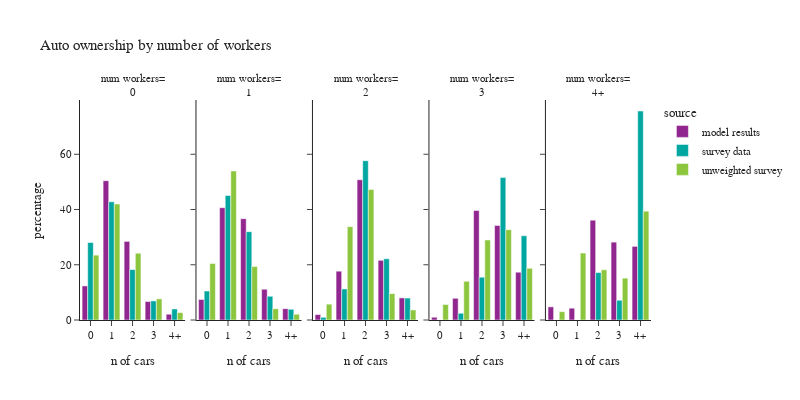

Here is the notebook cell this chart was saved with:
### Code cell
plot_auto(hh_data,'num_workers_simple','number of workers','num workers')

### Figure 1 — Plotly figure (JSON) as saved in the notebook; plotly's stock layout.template omitted (floating-point values rounded to 4 significant figures)
{"data": [{"alignmentgroup": "True", "hovertemplate": "source=model results<br>num_workers_simple=0<br>auto_ownership_simple=%{x}<br>percentage=%{y}<extra></extra>", "legendgroup": "model results", "marker": {"color": "#91268F", "pattern": {"shape": ""}}, "name": "model results", "offsetgroup": "model results", "orientation": "v", "showlegend": true, "textposition": "auto", "type": "bar", "x": ["0", "1", "2", "3", "4+"], "xaxis": "x", "y": [12.33, 50.43, 28.46, 6.691, 2.087], "yaxis": "y"}, {"alignmentgroup": "True", "hovertemplate": "source=model results<br>num_workers_simple=1<br>auto_ownership_simple=%{x}<br>percentage=%{y}<extra></extra>", "legendgroup": "model results", "marker": {"color": "#91268F", "pattern": {"shape": ""}}, "name": "model results", "offsetgroup": "model results", "orientation": "v", "showlegend": false, "textposition": "auto", "type": "bar", "x": ["0", "1", "2", "3", "4+"], "xaxis": "x2", "y": [7.43, 40.65, 36.67, 11.15, 4.102], "yaxis": "y2"}, {"alignmentgroup": "True", "hovertemplate": "source=model results<br>num_workers_simple=2<br>auto_ownership_simple=%{x}<br>percentage=%{y}<extra></extra>", "legendgroup": "model results", "marker": {"color": "#91268F", "pattern": {"shape": ""}}, "name": "model results", "offsetgroup": "model results", "orientation": "v", "showlegend": false, "textposition": "auto", "type": "bar", "x": ["0", "1", "2", "3", "4+"], "xaxis": "x3", "y": [1.955, 17.67, 50.76, 21.61, 8.008], "yaxis": "y3"}, {"alignmentgroup": "True", "hovertemplate": "source=model results<br>num_workers_simple=3<br>auto_ownership_simple=%{x}<br>percentage=%{y}<extra></extra>", "legendgroup": "model results", "marker": {"color": "#91268F", "pattern": {"shape": ""}}, "name": "model results", "offsetgroup": "model results", "orientation": "v", "showlegend": false, "textposition": "auto", "type": "bar", "x": ["0", "1", "2", "3", "4+"], "xaxis": "x4", "y": [1.003, 7.836, 39.63, 34.22, 17.32], "yaxis": "y4"}, {"alignmentgroup": "True", "hovertemplate": "source=model results<br>num_workers_simple=4+<br>auto_ownership_simple=%{x}<br>percentage=%{y}<extra></extra>", "legendgroup": "model results", "marker": {"color": "#91268F", "pattern": {"shape": ""}}, "name": "model results", "offsetgroup": "model results", "orientation": "v", "showlegend": false, "textposition": "auto", "type": "bar", "x": ["0", "1", "2", "3", "4+"], "xaxis": "x5", "y": [4.759, 4.269, 36.13, 28.19, 26.65], "yaxis": "y5"}, {"alignmentgroup": "True", "hovertemplate": "source=survey data<br>num_workers_simple=0<br>auto_ownership_simple=%{x}<br>percentage=%{y}<extra></extra>", "legendgroup": "survey data", "marker": {"color": "#00A7A0", "pattern": {"shape": ""}}, "name": "survey data", "offsetgroup": "survey data", "orientation": "v", "showlegend": true, "textposition": "auto", "type": "bar", "x": ["0", "1", "2", "3", "4+"], "xaxis": "x", "y": [28.04, 42.8, 18.25, 6.913, 3.995], "yaxis": "y"}, {"alignmentgroup": "True", "hovertemplate": "source=survey data<br>num_workers_simple=1<br>auto_ownership_simple=%{x}<br>percentage=%{y}<extra></extra>", "legendgroup": "survey data", "marker": {"color": "#00A7A0", "pattern": {"shape": ""}}, "name": "survey data", "offsetgroup": "survey data", "orientation": "v", "showlegend": false, "textposition": "auto", "type": "bar", "x": ["0", "1", "2", "3", "4+"], "xaxis": "x2", "y": [10.48, 45.08, 31.97, 8.582, 3.877], "yaxis": "y2"}, {"alignmentgroup": "True", "hovertemplate": "source=survey data<br>num_workers_simple=2<br>auto_ownership_simple=%{x}<br>percentage=%{y}<extra></extra>", "legendgroup": "survey data", "marker": {"color": "#00A7A0", "pattern": {"shape": ""}}, "name": "survey data", "offsetgroup": "survey data", "orientation": "v", "showlegend": false, "textposition": "auto", "type": "bar", "x": ["0", "1", "2", "3", "4+"], "xaxis": "x3", "y": [0.9718, 11.24, 57.67, 22.17, 7.946], "yaxis": "y3"}, {"alignmentgroup": "True", "hovertemplate": "source=survey data<br>num_workers_simple=3<br>auto_ownership_simple=%{x}<br>percentage=%{y}<extra></extra>", "legendgroup": "survey data", "marker": {"color": "#00A7A0", "pattern": {"shape": ""}}, "name": "survey data", "offsetgroup": "survey data", "orientation": "v", "showlegend": false, "textposition": "auto", "type": "bar", "x": ["0", "1", "2", "3", "4+"], "xaxis": "x4", "y": [0.0, 2.422, 15.51, 51.56, 30.51], "yaxis": "y4"}, {"alignmentgroup": "True", "hovertemplate": "source=survey data<br>num_workers_simple=4+<br>auto_ownership_simple=%{x}<br>percentage=%{y}<extra></extra>", "legendgroup": "survey data", "marker": {"color": "#00A7A0", "pattern": {"shape": ""}}, "name": "survey data", "offsetgroup": "survey data", "orientation": "v", "showlegend": false, "textposition": "auto", "type": "bar", "x": ["0", "1", "2", "3", "4+"], "xaxis": "x5", "y": [0.0, 0.0, 17.19, 7.152, 75.66], "yaxis": "y5"}, {"alignmentgroup": "True", "hovertemplate": "source=unweighted survey<br>num_workers_simple=0<br>auto_ownership_simple=%{x}<br>percentage=%{y}<extra></extra>", "legendgroup": "unweighted survey", "marker": {"color": "#8CC63E", "pattern": {"shape": ""}}, "name": "unweighted survey", "offsetgroup": "unweighted survey", "orientation": "v", "showlegend": true, "textposition": "auto", "type": "bar", "x": ["0", "1", "2", "3", "4+"], "xaxis": "x", "y": [23.48, 41.99, 24.18, 7.662, 2.687], "yaxis": "y"}, {"alignmentgroup": "True", "hovertemplate": "source=unweighted survey<br>num_workers_simple=1<br>auto_ownership_simple=%{x}<br>percentage=%{y}<extra></extra>", "legendgroup": "unweighted survey", "marker": {"color": "#8CC63E", "pattern": {"shape": ""}}, "name": "unweighted survey", "offsetgroup": "unweighted survey", "orientation": "v", "showlegend": false, "textposition": "auto", "type": "bar", "x": ["0", "1", "2", "3", "4+"], "xaxis": "x2", "y": [20.47, 53.96, 19.36, 4.118, 2.09], "yaxis": "y2"}, {"alignmentgroup": "True", "hovertemplate": "source=unweighted survey<br>num_workers_simple=2<br>auto_ownership_simple=%{x}<br>percentage=%{y}<extra></extra>", "legendgroup": "unweighted survey", "marker": {"color": "#8CC63E", "pattern": {"shape": ""}}, "name": "unweighted survey", "offsetgroup": "unweighted survey", "orientation": "v", "showlegend": false, "textposition": "auto", "type": "bar", "x": ["0", "1", "2", "3", "4+"], "xaxis": "x3", "y": [5.738, 33.79, 47.27, 9.563, 3.643], "yaxis": "y3"}, {"alignmentgroup": "True", "hovertemplate": "source=unweighted survey<br>num_workers_simple=3<br>auto_ownership_simple=%{x}<br>percentage=%{y}<extra></extra>", "legendgroup": "unweighted survey", "marker": {"color": "#8CC63E", "pattern": {"shape": ""}}, "name": "unweighted survey", "offsetgroup": "unweighted survey", "orientation": "v", "showlegend": false, "textposition": "auto", "type": "bar", "x": ["0", "1", "2", "3", "4+"], "xaxis": "x4", "y": [5.607, 14.02, 28.97, 32.71, 18.69], "yaxis": "y4"}, {"alignmentgroup": "True", "hovertemplate": "source=unweighted survey<br>num_workers_simple=4+<br>auto_ownership_simple=%{x}<br>percentage=%{y}<extra></extra>", "legendgroup": "unweighted survey", "marker": {"color": "#8CC63E", "pattern": {"shape": ""}}, "name": "unweighted survey", "offsetgroup": "unweighted survey", "orientation": "v", "showlegend": false, "textposition": "auto", "type": "bar", "x": ["0", "1", "2", "3", "4+"], "xaxis": "x5", "y": [3.03, 24.24, 18.18, 15.15, 39.39], "yaxis": "y5"}], "layout": {"annotations": [{"font": {}, "showarrow": false, "text": "num workers=<br>0", "x": 0.092, "xanchor": "center", "xref": "paper", "y": 1.0, "yanchor": "bottom", "yref": "paper"}, {"font": {}, "showarrow": false, "text": "num workers=<br>1", "x": 0.296, "xanchor": "center", "xref": "paper", "y": 1.0, "yanchor": "bottom", "yref": "paper"}, {"font": {}, "showarrow": false, "text": "num workers=<br>2", "x": 0.5, "xanchor": "center", "xref": "paper", "y": 1.0, "yanchor": "bottom", "yref": "paper"}, {"font": {}, "showarrow": false, "text": "num workers=<br>3", "x": 0.704, "xanchor": "center", "xref": "paper", "y": 1.0, "yanchor": "bottom", "yref": "paper"}, {"font": {}, "showarrow": false, "text": "num workers=<br>4+", "x": 0.908, "xanchor": "center", "xref": "paper", "y": 1.0, "yanchor": "bottom", "yref": "paper"}], "barmode": "group", "font": {"size": 11}, "height": 400, "legend": {"title": {"text": "source"}, "tracegroupgap": 0}, "title": {"text": "Auto ownership by number of workers"}, "width": 800, "xaxis": {"anchor": "y", "domain": [0.0, 0.184], "title": {"text": "n of cars"}}, "xaxis2": {"anchor": "y2", "domain": [0.204, 0.388], "matches": "x", "title": {"text": "n of cars"}}, "xaxis3": {"anchor": "y3", "domain": [0.408, 0.592], "matches": "x", "title": {"text": "n of cars"}}, "xaxis4": {"anchor": "y4", "domain": [0.612, 0.796], "matches": "x", "title": {"text": "n of cars"}}, "xaxis5": {"anchor": "y5", "domain": [0.816, 1.0], "matches": "x", "title": {"text": "n of cars"}}, "yaxis": {"anchor": "x", "domain": [0.0, 1.0], "title": {"text": "percentage"}}, "yaxis2": {"anchor": "x2", "domain": [0.0, 1.0], "matches": "y", "showticklabels": false}, "yaxis3": {"anchor": "x3", "domain": [0.0, 1.0], "matches": "y", "showticklabels": false}, "yaxis4": {"anchor": "x4", "domain": [0.0, 1.0], "matches": "y", "showticklabels": false}, "yaxis5": {"anchor": "x5", "domain": [0.0, 1.0], "matches": "y", "showticklabels": false}}}
